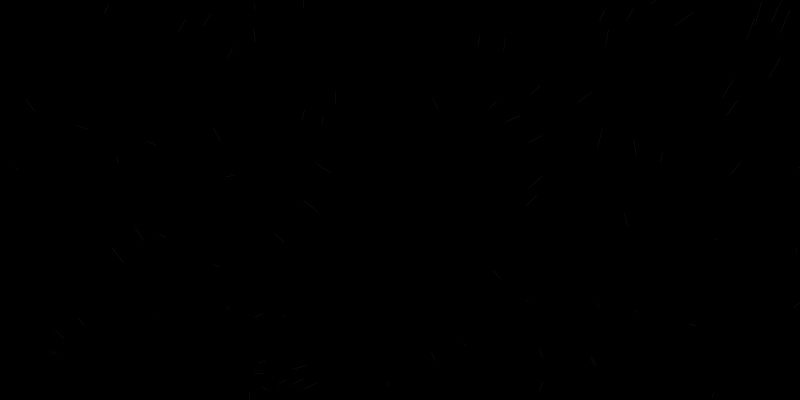
Frame 1 (no input)
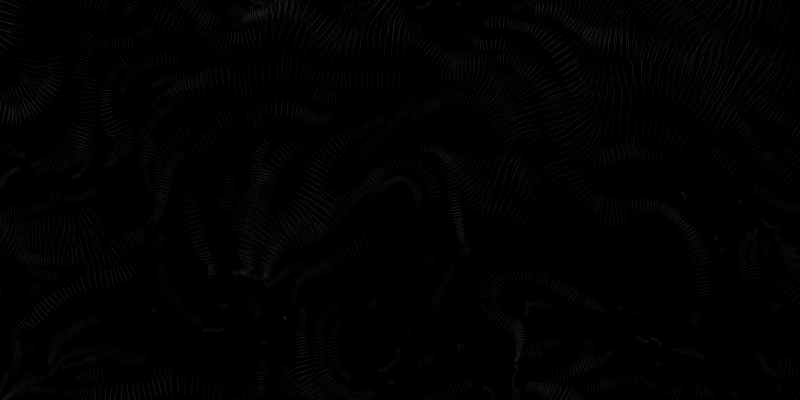
Frame 60 (the mouse pressed at the canvas centre just before this capture)
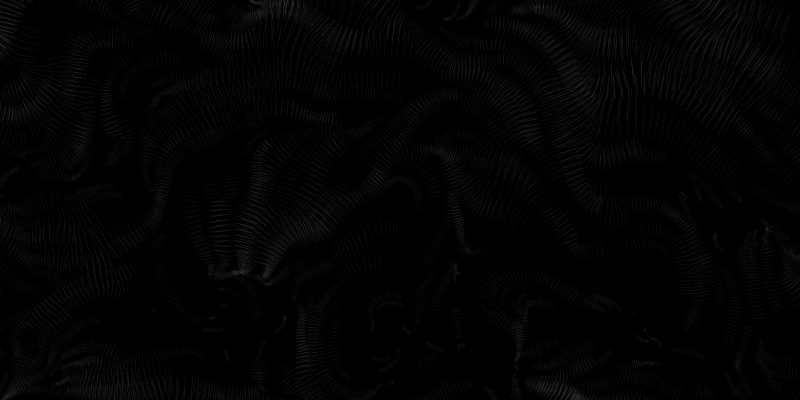
Frame 120 (the mouse held since frame 60 and released just before this capture)

The Processing sketch that drew these frames (run headless with seeded random() and noise(); from frame 60 on, the mouse is pressed at the canvas centre):

// Processing sketch: processing_49558
// ── processing_49558.pde

//////////////////////////////////
// Perlin Noise Drawing
//////////////////////////////////
// copyright: Daniel Erickson 2012
float ZOOM = 0.0001;
int LEVELS = 4;
float TIMEOUT = 400;

float old_t = 0;

int N = 200;
PVector[] points;

void setup() {
    size(800, 400);
    smooth();
    strokeWeight(0.3);
    background(0);
    stroke(255, 255, 255, 30);
    points = new PVector[N];
    new_points();
}

void new_points() {
    for (int i=0; i<N; i++) {
        points[i] = new PVector(random(-40, width+40), random(-40, width+40));
    }
}

void draw() {
    float t = millis();
    
    if (t - old_t > TIMEOUT) {
        new_points();
        old_t = t;
    }
    
    for (int i=0; i<N; i++) {
        PVector old_point = points[i];
        
        PVector new_point = new PVector(old_point.x, old_point.y);
        for (int j=1; j<=LEVELS; j++) {
            new_point.add(new PVector(
                10.0*(noise(1, old_point.x*ZOOM*j*j*10, old_point.y*ZOOM*j*j*10)-0.5)/j*j,
                10.0*(noise(2, old_point.x*ZOOM*j*j*10, old_point.y*ZOOM*j*j*10)-0.5)/j*j
            ));
        }
        PVector point_difference = PVector.sub(new_point, old_point);
        PVector line_vector = new PVector(-point_difference.y, point_difference.x);
        line_vector.mult(3.0);
        line_vector.add(old_point);
        line(old_point.x, old_point.y, line_vector.x, line_vector.y);
        points[i] = new_point;
    }
}                               
